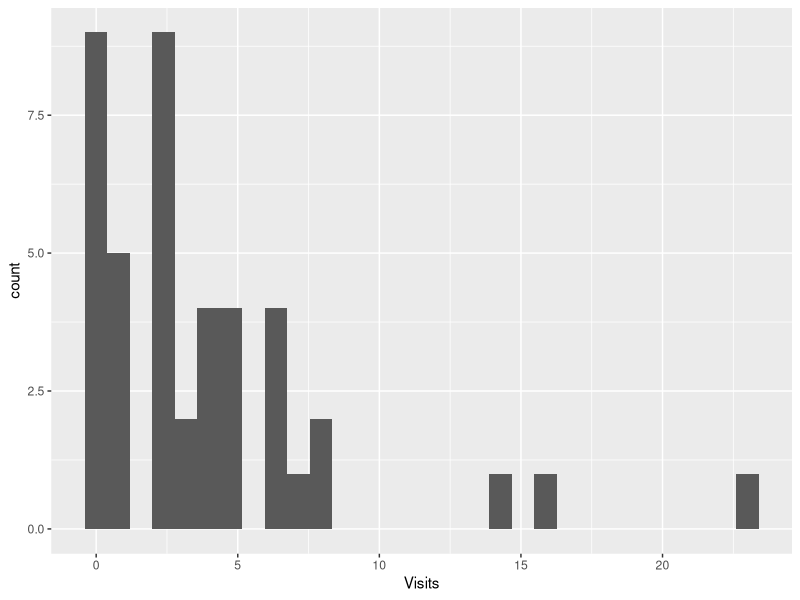
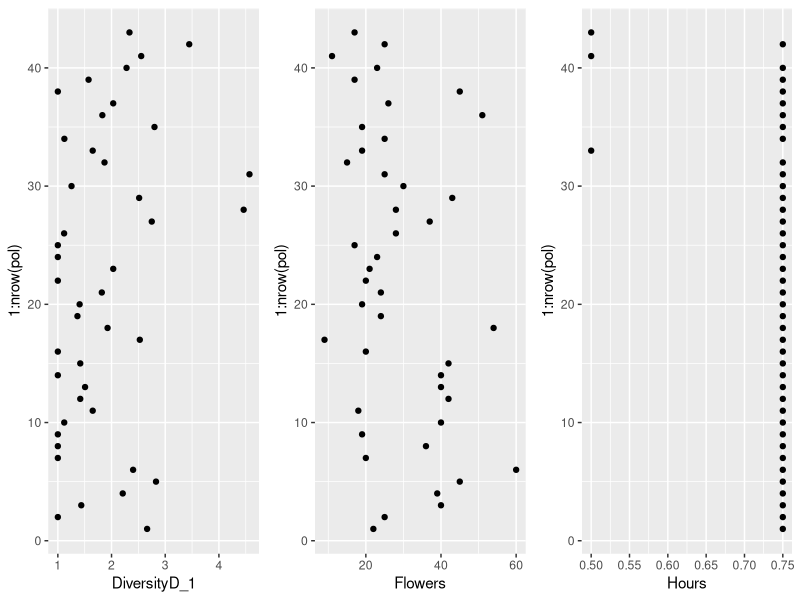
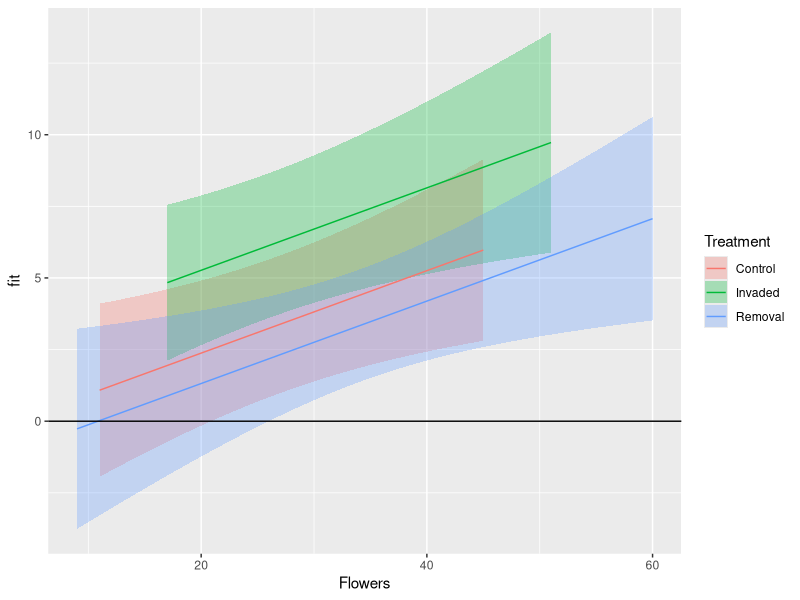

The R source for these figures, in order: (Note: this script raises an error after producing the figures.)
# title: "Линейные модели для счетных данных"
# author: Марина Варфоломеева, Вадим Хайтов

## Пример: Гадючий лук, копеечник и визиты опылителей #####
#
# [Гадючий
# лук](https://ru.wikipedia.org/wiki/Гадючий_лук_хохлатый)
# (_Leopoldia comosa_, сем. спаржевые) ---
# представитель родной флоры острова Менорка
# (Балеарские острова, Средиземное море). В
# 18-19вв на остров завезли [копеечник
# венечный](https://ru.wikipedia.org/wiki/Копеечник_венечный)
# (_Hedysarum coronarium_, сем. бобовые), который
# быстро натурализовался. Оба вида цветут
# одновременно и нуждаются в опылении насекомыми.
#
# Как зависит опыление гадючьего лука от
# присутствия вида-вселенца и разнообразия флоры в
# ближайшей окрестности (Montero-Castaño, Vilà,
# 2015)?
#
# - `Visits` --- число визитов всех опылителей на
# цветок _Leopoldia_
# - `Treatment`:
# `Invaded` --- _Leopoldia_ в смеси с видом-вселенцем _Hedysarum_;
# `Removal` --- _Leopoldia_ в смеси с видом-вселенцем с удаленными цветками;
# `Control` --- _Leopoldia_ без вида вселенца
# - `DiversityD_1` --- Разнообразие флоры ---
# $exp(H’)$,  где $H'$ --- индекс Шеннона,
# расчитанный с использованием натурального
# логарифма
# - `Flowers` --- число цветков _Leopoldia_
# - `Hours` --- продолжительность наблюдений

library(readxl)
pol <- read_excel("data/Pollinators_Montero-Castano, Vila, 2015.xlsx", sheet = 1)
head(pol)

# Есть ли пропущенные значения?
sum(is.na(pol))

# Сколько площадок в каждом тритменте?
table(pol$Treatment)

# Как распределено число визитов насекомых?
library(ggplot2)
ggplot(pol, aes(x = Visits)) + geom_histogram()

# Нет ли выбросов?
gg_dot <- ggplot(pol, aes(y = 1:nrow(pol))) + geom_point()
library(gridExtra)
grid.arrange(gg_dot + aes(x = DiversityD_1),
             gg_dot + aes(x = Flowers),
             gg_dot + aes(x = Hours),
             nrow = 1)


## GLM с Гауссовым распределением отклика ###############

M0 <- glm(Visits ~ Treatment + DiversityD_1 + Flowers + Hours, data = pol)
## Результаты
summary(M0)

## Анализ девиансы для гауссовой модели {.smaller}
# К какому бы мы пришли выводу, глядя на этот анализ?
library(car)
Anova(M0)
# Можем ли мы доверять этим результатам?


## Визуализируем предсказания простой линейной модели ####

## Код для графика
library(plyr)
NewData <- ddply(
  .data = pol, .variables = .(Treatment), .fun = summarise,
  Flowers = seq(min(Flowers), max(Flowers), length = 100))
NewData$DiversityD_1 = mean(pol$DiversityD_1)
NewData$Hours = max(pol$Hours)
# модельная матрица
X <- model.matrix(~ Treatment + DiversityD_1 + Flowers + Hours, data = NewData)
# коэффициенты
betas <- coef(M0)
# предсказанные значения
NewData$mu <- X %*% betas  # в масштабе функции связи
NewData$fit <- NewData$mu  # в масштабе значений отклика
# стандартные ошибки
NewData$SE <- sqrt(diag(X %*% vcov(M0) %*% t(X)))
# доверительный интервал
NewData$upr <- NewData$mu + 1.96 * NewData$SE
NewData$lwr <- NewData$mu - 1.96 * NewData$SE
# график предсказаний
ggplot(NewData, aes(x = Flowers, y = fit, group = Treatment)) +
  geom_ribbon(aes(ymin = lwr, ymax = upr, fill = Treatment), alpha = 0.3) +
  geom_line(aes(colour = Treatment)) +
  geom_hline(yintercept = 0)


## Задание 1 -------------------------------------
# Постройте график пирсоновских остатков этой модели.
# Какие нарушения условий применимости вы на нем увидите?
# Дополните код

# Данные для анализа остатков
M0_diag <- data.frame(.fitted = ,
                      .pears_resid = )
# График остатков
ggplot(M0_diag, aes(x=, y = )) +
  geom_ + geom_(yintercept = 0) +
  geom_(se = FALSE, method = "loess")


# GLM с Пуассоновским распределением отклика #############

M1 <- glm(Visits ~ Treatment + DiversityD_1 + Flowers + Hours, data = pol,  family = "poisson")
## Результаты
summary(M1)


## Анализ девиансы для Пуассоновской модели
# К какому бы мы пришли выводу, глядя на этот анализ?
Anova(M1)
# Можем ли мы доверять этим результатам?


## Задание 2 -------------------------------------
#
# Постройте график предсказаний модели
# Дополните код

NewData <- ddply(
  .data = , .variables = .(), .fun = summarise,
  DiversityD_1 = seq(min(), max(), length = 100))
NewData$Flowers = mean(pol$Flowers)
NewData$Hours = mean(pol$Hours)
# модельная матрица
X <- model.matrix(, data = NewData)
# коэффициенты
betas <-
# предсказанные значения
NewData$mu <-       # в масштабе функции связи
NewData$fit <-  # в масштабе значений отклика
# стандартные ошибки
NewData$SE <- sqrt(diag(X %*% vcov(M1) %*% t(X)))
# доверительный интервал в масштабе значений отклика
NewData$upr <- (NewData$mu + 1.96 * NewData$SE)
NewData$lwr <- (NewData$mu - 1.96 * NewData$SE)
# график предсказаний
ggplot(NewData, aes(x = , y = , group = Treatment)) +
  geom_ribbon(aes(ymin = lwr, ymax = upr, fill = ), alpha = 0.3) +
  geom_line(aes(colour = )) +
  geom_hline(yintercept = 0)


## Диагностика модели ############################

### График остатков
M1_diag <- data.frame(.fitted = predict(M1, type = "response"),
                      .pears_resid = residuals(M1, type = "pearson"))
ggplot(M1_diag, aes(x=.fitted, y = .pears_resid)) + geom_point() +
  geom_hline(yintercept = 0) + geom_smooth(se = FALSE, method = "loess")



## Проверка на сверхдисперсию
pear_res <- resid(M1, type = "pearson") # Пирсоновские остатки
p <- length(coef(M1))                   # число параметров в модели
N <- nrow(model.frame(M1)) # объем выборки
df <- N - p       # число степеней свободы
Overdisp <- sum(pear_res^2) / df

Overdisp


## Квазипуассоновская модель #####################
M2 <- glm(Visits ~ Treatment + DiversityD_1 + Flowers + Hours, data = pol, family = "quasipoisson")
## Результаты
summary(M2)

## Анализ девиансы для квази-пуассоновской модели
# К какому бы мы пришли выводу, глядя на этот анализ?
Anova(M2, test = "F")
# Можем ли мы доверять этим результатам?


## GLM с отрицательным биномиальным распределением отклика ############

library(MASS)
M3 <- glm.nb(Visits ~ Treatment + DiversityD_1 + Flowers + Hours, data = pol, link = "log")
## Результаты
summary(M3)

## Анализ девиансы для модели с отрицательным биномиальным распределением отклика
# К какому бы мы пришли выводу, глядя на этот анализ?
Anova(M3)
# Можем ли мы доверять этим результатам?

## Диагностика модели
### График остатков
M3_diag <- data.frame(.fitted = predict(M3, type = "response"),
                      .pears_resid = residuals(M3, type = "pearson"))
ggplot(M3_diag, aes(x = .fitted, y = .pears_resid)) + geom_point() +
  geom_hline(yintercept = 0) + geom_smooth(se = FALSE, method = "loess")

## Проверка на сверхдисперсию
pear_res <- resid(M3, type = "pearson") # Пирсоновские остатки
p <- length(coef(M3))  + 1             # число параметров в модели
N <- nrow(model.frame(M3))             # объем выборки
df <- N - p                            # число степеней свободы
Overdisp <- sum(pear_res^2) / df

Overdisp


## Задание 3 --------------------------------------
#
# Визуализируйте предсказания модели, основанной на отрицательном биномиальном распределении

NewData <- ddply(
  .data = , .variables = .(), .fun = summarise,
  DiversityD_1 = )
NewData$Flowers = mean(pol$Flowers)
NewData$Hours = mean(pol$Hours)
# предсказанные значения
Predictions <- predict()
NewData$fit <- Predictions$fit
# стандартные ошибки
NewData$SE <- Predictions$se.fit
# доверительный интервал
NewData$upr <- NewData$fit + 1.96 * NewData$SE
NewData$lwr <- NewData$fit - 1.96 * NewData$SE

ggplot(NewData, aes(x = , y = , group = )) +
  geom_ribbon(aes(ymin = lwr, ymax = upr), alpha = 0.3) +
  geom_line() +
  geom_hline(yintercept = 0)



# Пример: Неверность #############################
# Какие факторы определяют супружескую неверность?
data(Affairs, package = "AER")
af <- Affairs

# Fair, R.C. (1978). A Theory of Extramarital Affairs. Journal of Political Economy, 86, 45–61.

# `affairs` - Количество внебрачных свзяей за последний год
# `gender` - пол
# `age` - возраст
# `yearsmarried` - сколько ле в браке
# `children` - наличие детей
# `religiousness` - уровеь религиозности
# `education` - уровень образования
# `rating` - самооценка ощущений от брака

## Задание 4 -------------------------------------

# 1. Постройте оптимальную модель, описывающую зависимость количества внебрачных связей в зависимости от пола, времени, проведенного в браке, наличия детей, уровня религиозности и уровня образованности.
# 2. Проверьте валидность данной модели



## Визуализируем предсказание модели ##############

Mod_nb_final <- glm.nb(formula = affairs ~ yearsmarried + religiousness, data = af,
       init.theta = 0.1297897878, link = log)

NewData <- expand.grid(
  yearsmarried = seq(min(af$yearsmarried), max(af$yearsmarried)),
  religiousness = seq(min(af$religiousness), max(af$religiousness), length.out = 3))

# предсказанные значения
Predictions <- predict(Mod_nb_final, newdata = NewData, se.fit = TRUE, type = "response")
NewData$fit <- Predictions$fit
# стандартные ошибки
NewData$SE <- Predictions$se.fit
# доверительный интервал
NewData$upr <- NewData$fit + 1.96 * NewData$SE
NewData$lwr <- NewData$fit - 1.96 * NewData$SE
# график предсказаний модели
ggplot(NewData, aes(x = yearsmarried, y = fit, group = religiousness)) +
  geom_ribbon(aes(ymin = lwr, ymax = upr, fill = religiousness), alpha = 0.2) +
  geom_line(aes(colour = religiousness), size = 1.5) +
  geom_hline(yintercept = 0) +
  scale_color_gradient(low = "yellow2", high = "red") +
  scale_fill_gradient(low = "yellow2", high = "red")
